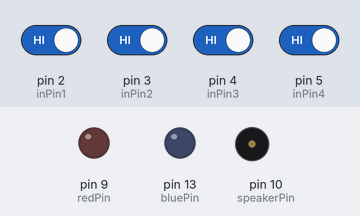
The sketch below on a simulated Arduino Uno, built with avr-gcc and run on an emulated ATmega328P. Parts: output pins drawn as LEDs (lit = HIGH), buzzer (waves = sounding). Inputs (shaded band) come from the test bench; at power-on: pin 2 (inPin1), pin 3 (inPin2), pin 4 (inPin3), pin 5 (inPin4) HIGH.

Above: at 1.4 s.
1.5 s: pin 2 (inPin1) driven LOW and pin 3 (inPin2) driven LOW and pin 4 (inPin3) driven LOW and pin 5 (inPin4) driven LOW
At 3.6 s:
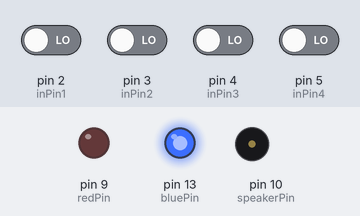
4.5 s: pin 2 (inPin1) driven HIGH
At 4.5 s:
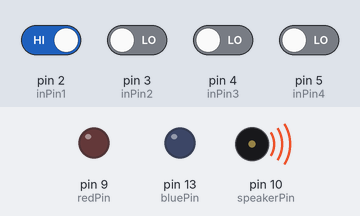
6.5 s: pin 2 (inPin1) driven LOW
At 7.2 s:
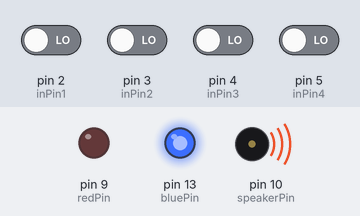
Timing chart, 0 to 15.5 s (numbered marks = the images above; inputs shaded):
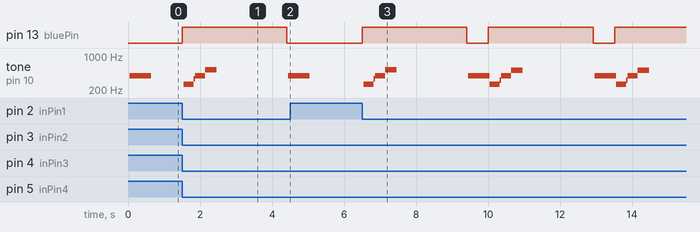

The sketch:

buttonChallenge.ino
```cpp
int bluePin = 13;
int redPin = 9;

int inPin1 = 2;
int inPin2 = 3;
int inPin3 = 4;
int inPin4 = 5;
int count = 0;
boolean code[] = {false,false,false,false};
boolean answered[] = {false,false,false,false};

//piezo
int speakerPin = 10;
int notes[] = {1915, 1275, 956};

void setup() {
  // put your setup code here, to run once:
  pinMode(bluePin,OUTPUT);
  pinMode(redPin,OUTPUT);
  pinMode(inPin1,INPUT);
  pinMode(inPin2,INPUT);
  pinMode(inPin3,INPUT);
  pinMode(inPin4,INPUT);
  pinMode(speakerPin,OUTPUT);
}

void loop() {

  //secret code: far left, far right, middle left, middle right
    for(int i = 0; i < 2; i++)
    {
      playTone(notes[1],300);
    }

  while(answered[0]==false || answered[1]==false || answered[2]==false || answered[3]==false )
  {
    if(digitalRead(inPin4) == LOW)
    {
      if(count == 0)
        code[3] = true;
      answered[3] = true;
    }
    if(digitalRead(inPin1) == LOW)
    {
      if(code[3])
        code[0] = true;
      answered[0] = true;
    }
    if(digitalRead(inPin3) == LOW)
    {
     if(code[0])
      code[2] = true;
     answered[2] = true;
    }
    if(digitalRead(inPin2) == LOW)
    {
      if(code[2])
        code[1] = true;
      answered[1] = true;
    }
  }

  if(code[3] && code[0] && code[2] && code[1])
  {
    digitalWrite(bluePin,HIGH);
    for(int i = 0; i < 3; i++)
    {
      playTone(notes[i],300);
    }
    delay(2000);
    digitalWrite(bluePin,LOW);
  }
  else
  {
    digitalWrite(redPin,HIGH);
    for(int i = 0; i < 3; i++)
    {
      playTone(notes[2-i],300);
    }
    delay(2000);
    digitalWrite(redPin,LOW);
  }

  for(int b = 0; b <= 3; b++)
    {
      code[b] = false;
      answered[b] = false;
    }

}

void playTone(int tone, int duration) {
  for (long i = 0; i < duration * 1000L; i += tone * 2) {
    digitalWrite(speakerPin, HIGH);
    delayMicroseconds(tone);
    digitalWrite(speakerPin, LOW);
    delayMicroseconds(tone);
  }
}
```

Measured:
- after the input at 1.5 s, pin 13 (bluePin): LOW → HIGH at once, → LOW 2.9 s later; tone on pin 10 (speakerPin): plays 260 Hz for 0.28 s, 340 Hz for 0.04 s, 391 Hz for 0.28 s, 521 Hz for 0.32 s, 391 Hz for 0.05 s, starting after 0.05 s
- after the input at 4.5 s, pin 13 (bluePin): stays LOW (without the input it goes to HIGH after 0.51 s)
- after the input at 6.5 s, pin 13 (bluePin): alternates HIGH for 2.9 s and LOW for 0.60 s, starting at once; tone on pin 10 (speakerPin): plays 260 Hz for 0.28 s, 340 Hz for 0.04 s, 391 Hz for 0.28 s, 521 Hz for 0.32 s, 391 Hz for 0.60 s, 260 Hz for 0.28 s … (14 notes in this stretch), starting after 0.05 s
